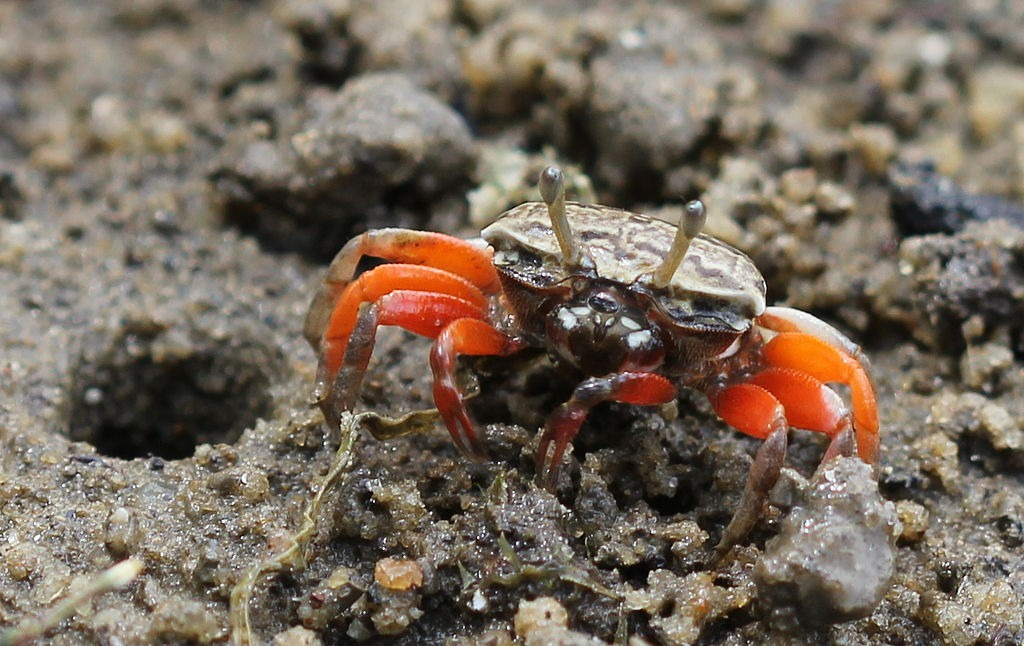
#> input picture data/ai_generated_v2/raw_real_fake_images_fake_000.png, 1024 x 646 px; its folder holds only this picture in this run
$ python improved_detector.py   (older library calls are emulated)
#> lines starting #> are read from the running program, lines starting #| are printed output that depends on the picture
#!/usr/bin/env python3
"""
Improved Forensic Detector - optimized for Flux-generated images.
Based on empirical analysis of ai_generated_v2 dataset.

Key findings from analysis:
- DCT high-frequency energy: Real > Fake (most discriminative)
- Local variance: Real > Fake (more texture detail)
- Saturation: Real > Fake
- Brightness: Real < Fake

Strategy: Focus on the most discriminative features, combine with proper weighting.
"""

import cv2
import numpy as np
from PIL import Image
from typing import Dict
import tempfile
import os


class ImprovedForensicDetector:
    """Optimized detector for AI-generated real estate images."""

    def __init__(self):
        pass

    def analyze(self, image_path: str) -> Dict:
        """Run all forensic analyses on an image."""
        img = cv2.imread(image_path)
#> img is the input picture: shape (646, 1024, 3); mean B, G, R 92.1, 105.9, 119
        if img is None:
            raise ValueError(f"Could not load image: {image_path}")

        results = {}

        # === CORE FEATURES (most discriminative) ===

        # 1. DCT High-Frequency Analysis (BEST discriminator)
        results["dct_hf_score"] = self._dct_high_freq_analysis(img)

        # 2. Local Variance Analysis (second best)
        results["local_variance_score"] = self._local_variance_analysis(img)

        # 3. Saturation Analysis
        results["saturation_score"] = self._saturation_analysis(img)

        # 4. Brightness Analysis
        results["brightness_score"] = self._brightness_analysis(img)

        # === SUPPORTING FEATURES ===

        # 5. Texture complexity
        results["texture_complexity_score"] = self._texture_complexity(img)

        # 6. Noise pattern analysis
        results["noise_pattern_score"] = self._noise_pattern_analysis(img)

        # 7. Gradient distribution
        results["gradient_score"] = self._gradient_distribution(img)

        # 8. Color channel consistency
        results["color_channel_score"] = self._color_channel_analysis(img)

        # === AGGREGATION ===
        # All scores are now: 0 = likely real, 1 = likely fake

        # Weights based on discriminative power from analysis
        weights = {
            "dct_hf_score": 0.25,           # Best discriminator
            "local_variance_score": 0.20,    # Second best
            "saturation_score": 0.15,        # Good discriminator
            "brightness_score": 0.10,        # Moderate
            "texture_complexity_score": 0.12,
            "noise_pattern_score": 0.08,
            "gradient_score": 0.05,
            "color_channel_score": 0.05,
        }

        results["aggregate_score"] = sum(
            results[k] * weights[k] for k in weights
        )

        return results

    def _dct_high_freq_analysis(self, img: np.ndarray) -> float:
        """
        DCT high-frequency energy analysis.

        Real images have MORE high-frequency DCT content.
        Fake images are smoother, less HF energy.

        Lower HF energy = more likely fake.
        """
        ycrcb = cv2.cvtColor(img, cv2.COLOR_BGR2YCrCb)
#> ycrcb: shape (646, 1024, 3); mean of channels 0, 1, 2 108.3, 135.7, 118.9
        y_channel = ycrcb[:, :, 0].astype(np.float32)
        h, w = y_channel.shape

        h8, w8 = (h // 8) * 8, (w // 8) * 8
        if h8 < 16 or w8 < 16:
            return 0.5

        y_cropped = y_channel[:h8, :w8]
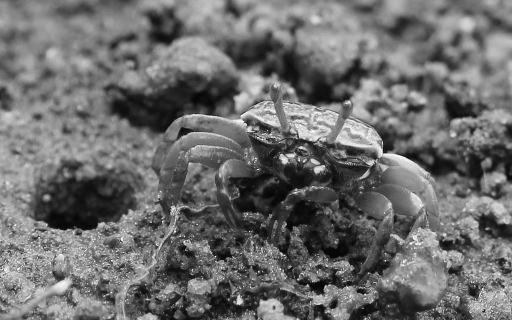
#> y_cropped: shape (640, 1024) float32 (shown at 1/2 size); min 0, max 255, mean 108.4

        hf_energies = []
        total_energies = []

        for i in range(0, h8, 8):
            for j in range(0, w8, 8):
                block = y_cropped[i:i+8, j:j+8]
                dct = cv2.dct(block)

                # High frequency: bottom-right quadrant of 8x8 DCT
                hf_energy = np.mean(np.abs(dct[4:, 4:]))
                # Total energy for normalization
                total_energy = np.mean(np.abs(dct))

                hf_energies.append(hf_energy)
                total_energies.append(total_energy)
#> after the loop, hf_energies = 10240 values, max 15.89 at index 7872, min 0 at index 126, mean 0.513; total_energies = 10240 values, max 58.98 at index 4417, min 0.875 at index 8147, mean 20.02

        mean_hf = np.mean(hf_energies)
#> mean_hf = 0.513

        # From analysis: Real ~1.86, Fake ~0.89
        # Score: lower HF = higher fake score
        if mean_hf < 0.5:
            score = 0.9  # Very low HF, likely fake
        elif mean_hf < 1.0:
            score = 0.7
        elif mean_hf < 1.5:
            score = 0.5
        elif mean_hf < 2.0:
            score = 0.3
        else:
            score = 0.15  # High HF, likely real

        return float(np.clip(score, 0, 1))

    def _local_variance_analysis(self, img: np.ndarray) -> float:
        """
        Local variance analysis.

        Real images have MORE local variance (more texture detail).
        Fake images tend to be smoother.

        Lower variance = more likely fake.
        """
        gray = cv2.cvtColor(img, cv2.COLOR_BGR2GRAY).astype(np.float32)

        kernel_size = 15
        local_mean = cv2.blur(gray, (kernel_size, kernel_size))
        local_sqr_mean = cv2.blur(gray ** 2, (kernel_size, kernel_size))
        local_var = local_sqr_mean - local_mean ** 2

        mean_local_var = np.mean(local_var)
#> mean_local_var = 696.7
        std_local_var = np.std(local_var)
#> std_local_var = 826.7

        # From analysis: Real ~514, Fake ~412
        # Score: lower variance = higher fake score
        if mean_local_var < 300:
            score = 0.8  # Very smooth
        elif mean_local_var < 400:
            score = 0.65
        elif mean_local_var < 500:
            score = 0.45  # Borderline
        elif mean_local_var < 600:
            score = 0.3
        else:
            score = 0.15  # High variance, likely real

        # Also consider variance of variance (texture complexity)
        if std_local_var < 700:
            score = min(score + 0.1, 1.0)  # Less varied = more suspicious

        return float(np.clip(score, 0, 1))

    def _saturation_analysis(self, img: np.ndarray) -> float:
        """
        Saturation analysis.

        Real images tend to be MORE saturated.
        Fake images often have lower/inconsistent saturation.
        """
        hsv = cv2.cvtColor(img, cv2.COLOR_BGR2HSV)
#> hsv: shape (646, 1024, 3); mean H, S, V 24.8, 62.4, 119.4
        saturation = hsv[:, :, 1]
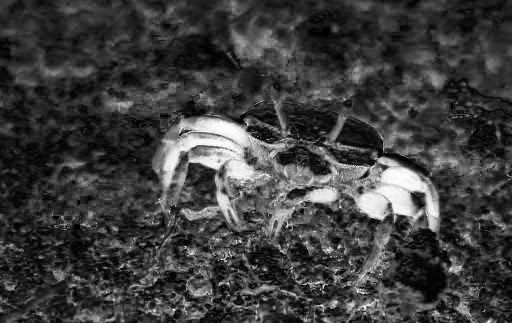
#> saturation: shape (646, 1024) (shown at 1/2 size); min 0, max 255, mean 62.4

        sat_mean = np.mean(saturation)
#> sat_mean = 62.38
        sat_std = np.std(saturation)
#> sat_std = 49.61

        # From analysis: Real ~95, Fake ~76
        # Lower saturation = more likely fake
        if sat_mean < 60:
            score = 0.75
        elif sat_mean < 80:
            score = 0.55
        elif sat_mean < 100:
            score = 0.35
        else:
            score = 0.2

        return float(np.clip(score, 0, 1))

    def _brightness_analysis(self, img: np.ndarray) -> float:
        """
        Brightness analysis.

        Fake images tend to be BRIGHTER.
        Real: ~112, Fake: ~128
        """
        gray = cv2.cvtColor(img, cv2.COLOR_BGR2GRAY)
        mean_brightness = np.mean(gray)
#> mean_brightness = 108.3

        # Higher brightness = more likely fake
        if mean_brightness > 140:
            score = 0.7
        elif mean_brightness > 125:
            score = 0.55
        elif mean_brightness > 110:
            score = 0.4
        else:
            score = 0.25

        return float(np.clip(score, 0, 1))

    def _texture_complexity(self, img: np.ndarray) -> float:
        """
        Texture complexity using gradient analysis.

        Real images: more varied gradients
        Fake images: smoother gradients
        """
        gray = cv2.cvtColor(img, cv2.COLOR_BGR2GRAY).astype(np.float32)

        # Sobel gradients
        sobelx = cv2.Sobel(gray, cv2.CV_64F, 1, 0, ksize=3)
        sobely = cv2.Sobel(gray, cv2.CV_64F, 0, 1, ksize=3)
        gradient_mag = np.sqrt(sobelx ** 2 + sobely ** 2)
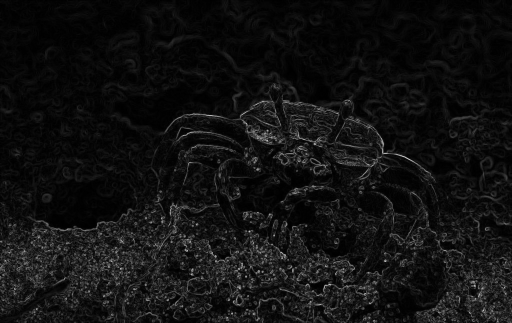
#> gradient_mag: shape (646, 1024) float64 (shown at 1/2 size); min 0, max 1023.9, mean 70.4; drawn with min black and max white

        # Gradient statistics
        grad_mean = np.mean(gradient_mag)
#> grad_mean = 70.43
        grad_std = np.std(gradient_mag)
#> grad_std = 85.04

        # Coefficient of variation of gradients
        grad_cv = grad_std / (grad_mean + 1e-10)
#> grad_cv = 1.21

        # Low gradient CV = uniform gradients = suspicious
        if grad_cv < 1.5:
            score = 0.7
        elif grad_cv < 2.0:
            score = 0.5
        else:
            score = 0.3

        return float(np.clip(score, 0, 1))

    def _noise_pattern_analysis(self, img: np.ndarray) -> float:
        """
        Noise pattern analysis.

        Real images: stochastic sensor noise
        Fake images: structured/uniform noise
        """
        gray = cv2.cvtColor(img, cv2.COLOR_BGR2GRAY).astype(np.float32)

        # Extract noise
        blurred = cv2.GaussianBlur(gray, (5, 5), 0)
        noise = gray - blurred

        noise_std = np.std(noise)
#> noise_std = 8.52

        # Analyze noise uniformity across regions
        h, w = noise.shape
        block_h, block_w = h // 4, w // 4

        region_stds = []
        for i in range(4):
            for j in range(4):
                if block_h > 0 and block_w > 0:
                    block = noise[i*block_h:(i+1)*block_h, j*block_w:(j+1)*block_w]
                    if block.size > 0:
                        region_stds.append(np.std(block))
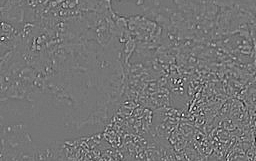
#> block: shape (161, 256) float32; min -88.46, max 102.8, mean 0; drawn with min black and max white
#> after the loop, region_stds = [1.06, 1.3, 1.18, 1.13, 1.54, 6.61, 11.4, 3, 6.26, 9.16, 8.24, 5.68, 15.12, 14.03, 13.3, 11.95]

        if len(region_stds) < 4:
            return 0.5

        # Coefficient of variation of regional noise stds
        cv = np.std(region_stds) / (np.mean(region_stds) + 1e-10)
#> cv = 0.711

        # Very uniform noise = suspicious (AI generates uniform noise)
        if cv < 0.2:
            score = 0.7  # Too uniform
        elif cv < 0.3:
            score = 0.5
        elif cv < 0.5:
            score = 0.35
        else:
            score = 0.2  # Natural variation

        # Also check absolute noise level
        if noise_std < 4:
            score = max(score, 0.6)  # Very low noise suspicious

        return float(np.clip(score, 0, 1))

    def _gradient_distribution(self, img: np.ndarray) -> float:
        """
        Gradient distribution analysis.

        Checks for unusual gradient patterns.
        """
        gray = cv2.cvtColor(img, cv2.COLOR_BGR2GRAY).astype(np.float32)

        # Edges
        edges = cv2.Canny(gray.astype(np.uint8), 50, 150)
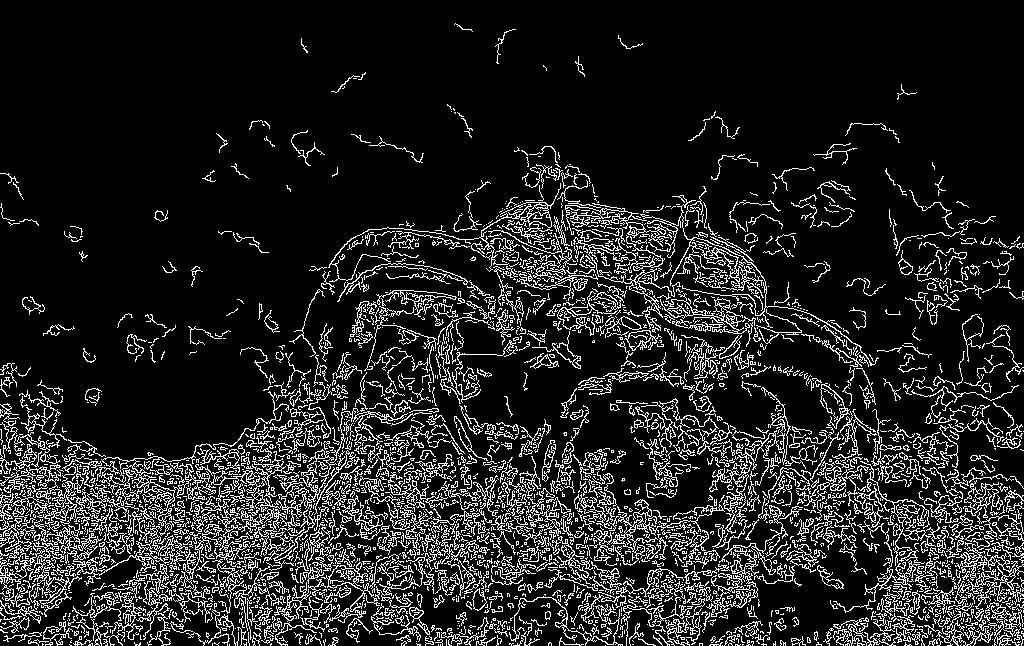
#> edges: shape (646, 1024); 13.5% white in thin lines or dots
        edge_density = np.mean(edges > 0)
#> edge_density = 0.135

        # From analysis: Real ~0.107, Fake ~0.096
        # Lower edge density = slightly more suspicious
        if edge_density < 0.05:
            score = 0.65
        elif edge_density < 0.08:
            score = 0.5
        elif edge_density < 0.12:
            score = 0.4
        else:
            score = 0.3

        return float(np.clip(score, 0, 1))

    def _color_channel_analysis(self, img: np.ndarray) -> float:
        """
        Color channel consistency analysis.
        """
        b, g, r = cv2.split(img)
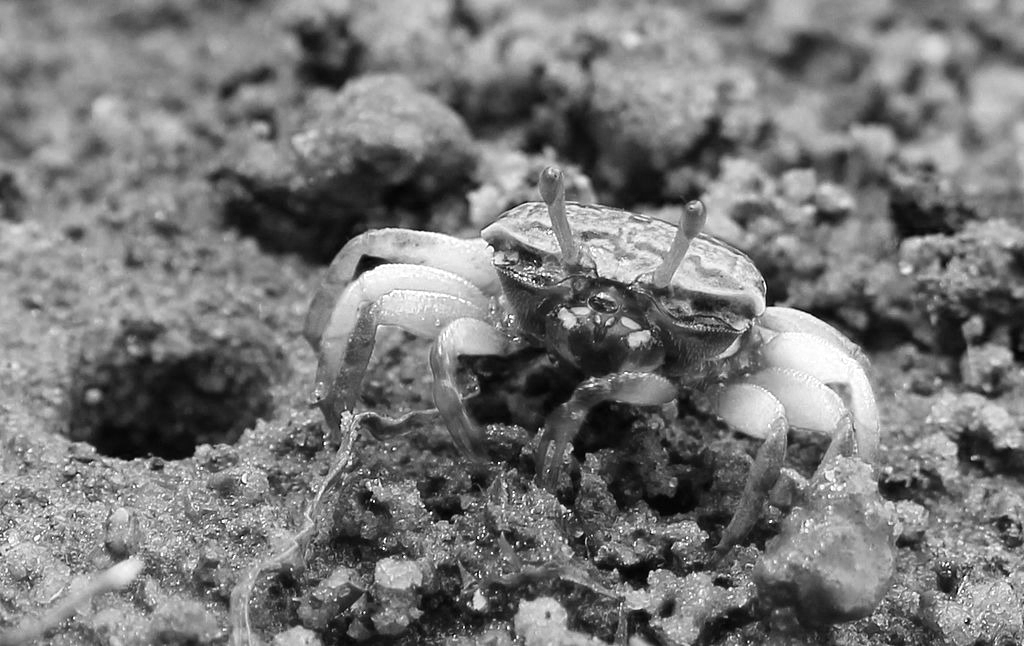
#> r: shape (646, 1024); min 1, max 255, mean 119

        def get_noise_std(channel):
            blurred = cv2.GaussianBlur(channel, (5, 5), 0)
            noise = channel.astype(np.float32) - blurred.astype(np.float32)
            return np.std(noise)

        r_noise = get_noise_std(r)
#> r_noise = 8.48
        g_noise = get_noise_std(g)
#> g_noise = 8.57
        b_noise = get_noise_std(b)
#> b_noise = 8.62

        # Coefficient of variation of noise across channels
        noise_cv = np.std([r_noise, g_noise, b_noise]) / (np.mean([r_noise, g_noise, b_noise]) + 1e-10)
#> noise_cv = 0.0067

        if noise_cv > 0.3:
            score = 0.65  # High variation suspicious
        elif noise_cv > 0.15:
            score = 0.45
        else:
            score = 0.3

        return float(np.clip(score, 0, 1))


# Test if run directly
if __name__ == "__main__":
    import sys
    from glob import glob
    import os

    detector = ImprovedForensicDetector()
    data_dir = "data/ai_generated_v2"

    images = glob(os.path.join(data_dir, "*.png"))

    real_scores = []
    fake_scores = []

    for img_path in sorted(images):
        filename = os.path.basename(img_path)
        is_fake = "images_fake_" in filename

        try:
            results = detector.analyze(img_path)
#> results = 9 items
            score = results["aggregate_score"]
#> score = 0.443

            if is_fake:
                fake_scores.append(score)
            else:
                real_scores.append(score)

        except Exception as e:
            print(f"Error: {filename}: {e}")

    print("\n" + "="*60)
    print("IMPROVED DETECTOR RESULTS")
    print("="*60)
    print(f"\nReal (n={len(real_scores)}): {np.mean(real_scores):.3f} ± {np.std(real_scores):.3f}")
#| Real (n=0): nan ± nan
    print(f"Fake (n={len(fake_scores)}): {np.mean(fake_scores):.3f} ± {np.std(fake_scores):.3f}")
#| Fake (n=1): 0.443 ± 0.000

    # Find best threshold
    best_acc = 0
    best_thresh = 0.5

    for thresh in np.arange(0.2, 0.8, 0.01):
        real_correct = sum(1 for s in real_scores if s < thresh)
        fake_correct = sum(1 for s in fake_scores if s >= thresh)
        acc = (real_correct + fake_correct) / (len(real_scores) + len(fake_scores))

        if acc > best_acc:
            best_acc = acc
            best_thresh = thresh
#> this loop made 61 passes
#> (thresh, fake_correct, acc, best_acc, best_thresh) on pass 1: (0.2, 1, 1, 1, 0.2)
#> after the loop, best_acc = 1; best_thresh = 0.2

    print(f"\nBest threshold: {best_thresh:.2f}")
#| Best threshold: 0.20
    print(f"Best accuracy:  {best_acc*100:.1f}%")
#| Best accuracy:  100.0%

$ run again, on data/ai_generated_v2/raw_real_fake_images_fake_005.png
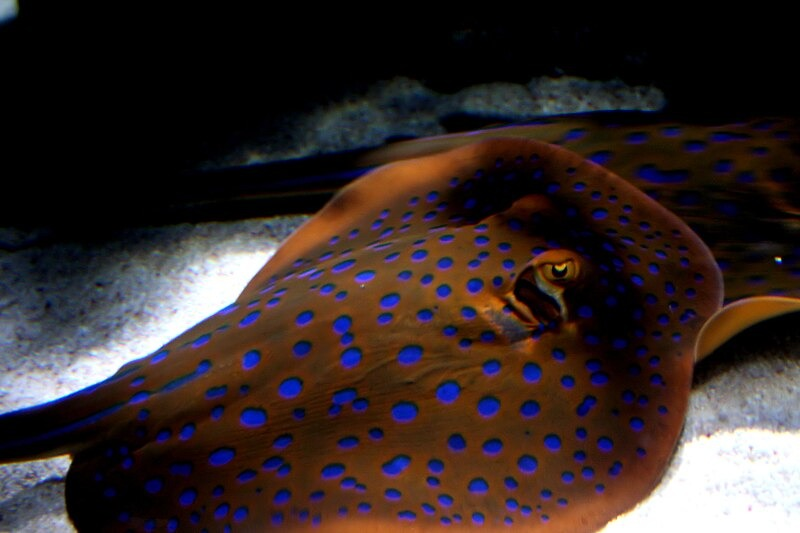
#> input picture data/ai_generated_v2/raw_real_fake_images_fake_005.png, 800 x 533 px
#> in analyze, img is the input picture: shape (533, 800, 3); mean B, G, R 40.2, 41.4, 53.6
#> ycrcb: shape (533, 800, 3); mean of channels 0, 1, 2 44.9, 134.2, 125.4
#> after the loop in _dct_high_freq_analysis, `for i in range(0, h8, 8):`: hf_energies = 6600 values, max 5.37 at index 4320, min 0 at index 4, mean 0.178; total_energies = 6600 values, max 49.57 at index 4614, min 0 at index 4, mean 7.39
#> mean_hf = 0.178
#> mean_local_var = 184.4
#> std_local_var = 625.8
#> hsv: shape (533, 800, 3); mean H, S, V 43.2, 123.9, 61.5
#> sat_mean = 123.9
#> sat_std = 100.5
#> mean_brightness = 44.91
#> grad_mean = 21.51
#> grad_std = 36.74
#> grad_cv = 1.71
#> noise_std = 2.14
#> after the loop in _noise_pattern_analysis, `for i in range(4):`: region_stds = [0.294, 0.568, 1.4, 0.915, 0.885, 2.3, 2.18, 1.87, 3.79, 3.02, 2.67, 2.18, 2.99, 1.52, 1.75, 2.47]
#> cv = 0.486
#> in _gradient_distribution, `edges = cv2.Canny(gray.astype(np.uint8), 50, 150)`:
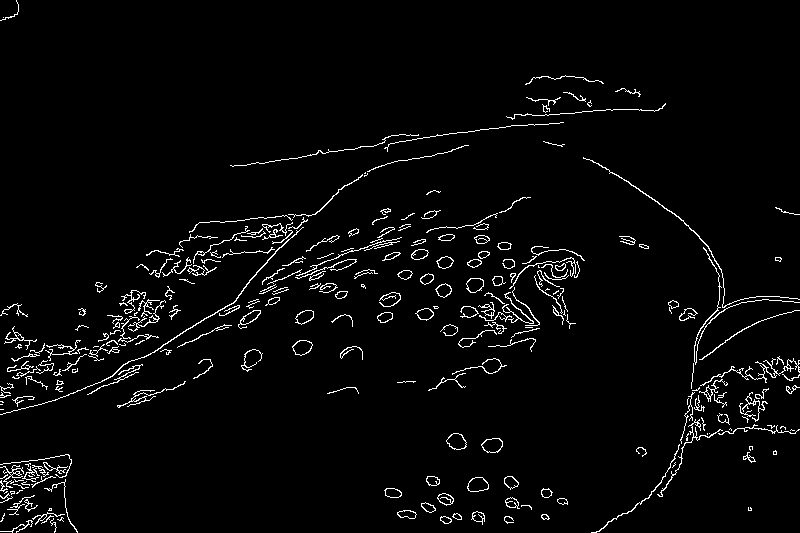
#> edges: shape (533, 800); 3.2% white in thin lines or dots
#> edge_density = 0.0317
#> in _color_channel_analysis, `b, g, r = cv2.split(img)`:
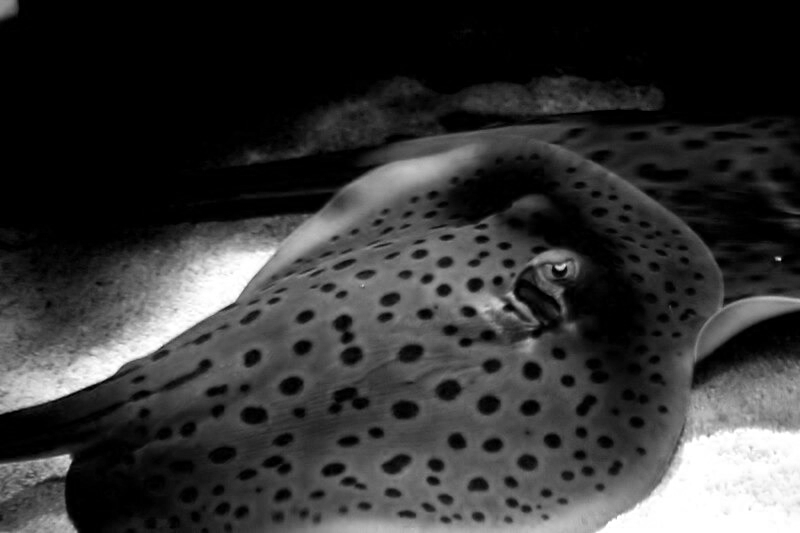
#> r: shape (533, 800); min 0, max 255, mean 53.6
#> r_noise = 2.44
#> g_noise = 2.26
#> b_noise = 2.62
#> noise_cv = 0.0614
#> results = 9 items
#> score = 0.616
#| Real (n=0): nan ± nan
#| Fake (n=1): 0.616 ± 0.000
#> the loop `for thresh in np.arange(0.2, 0.8, 0.01):` made 61 passes
#> (thresh, fake_correct, acc, best_acc, best_thresh) on pass 1: (0.2, 1, 1, 1, 0.2)
#> after the loop `for thresh in np.arange(0.2, 0.8, 0.01):`: best_acc = 1; best_thresh = 0.2
#| Best threshold: 0.20
#| Best accuracy:  100.0%
